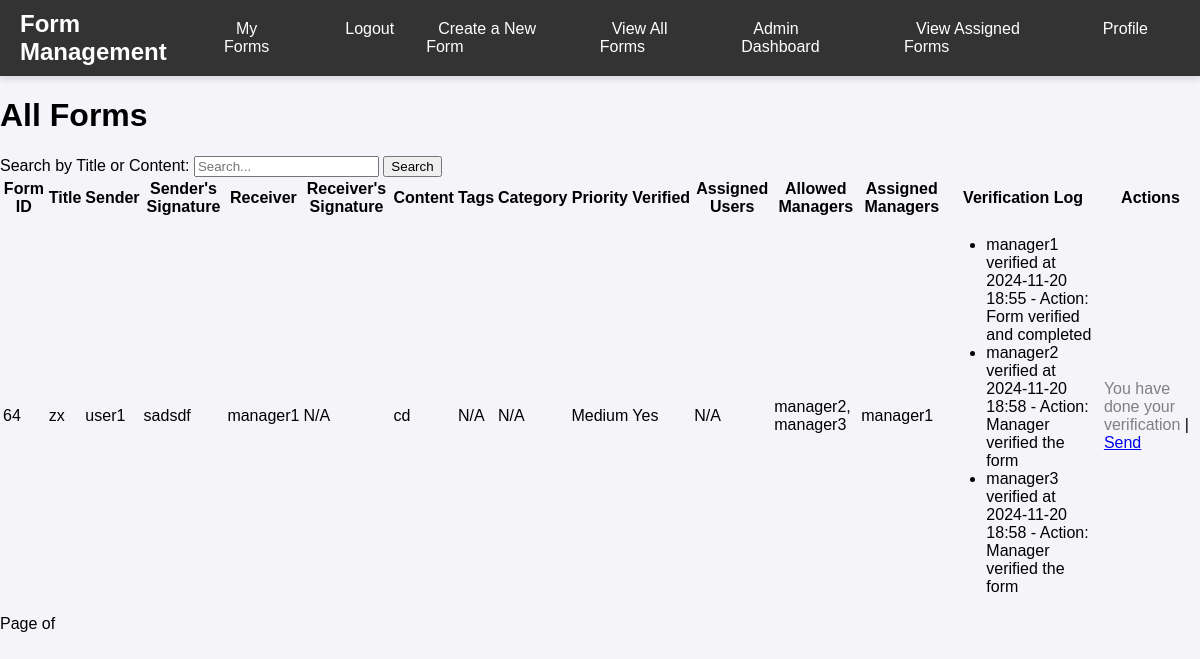
The page /forms/ (signed in) on the database as committed earlier.
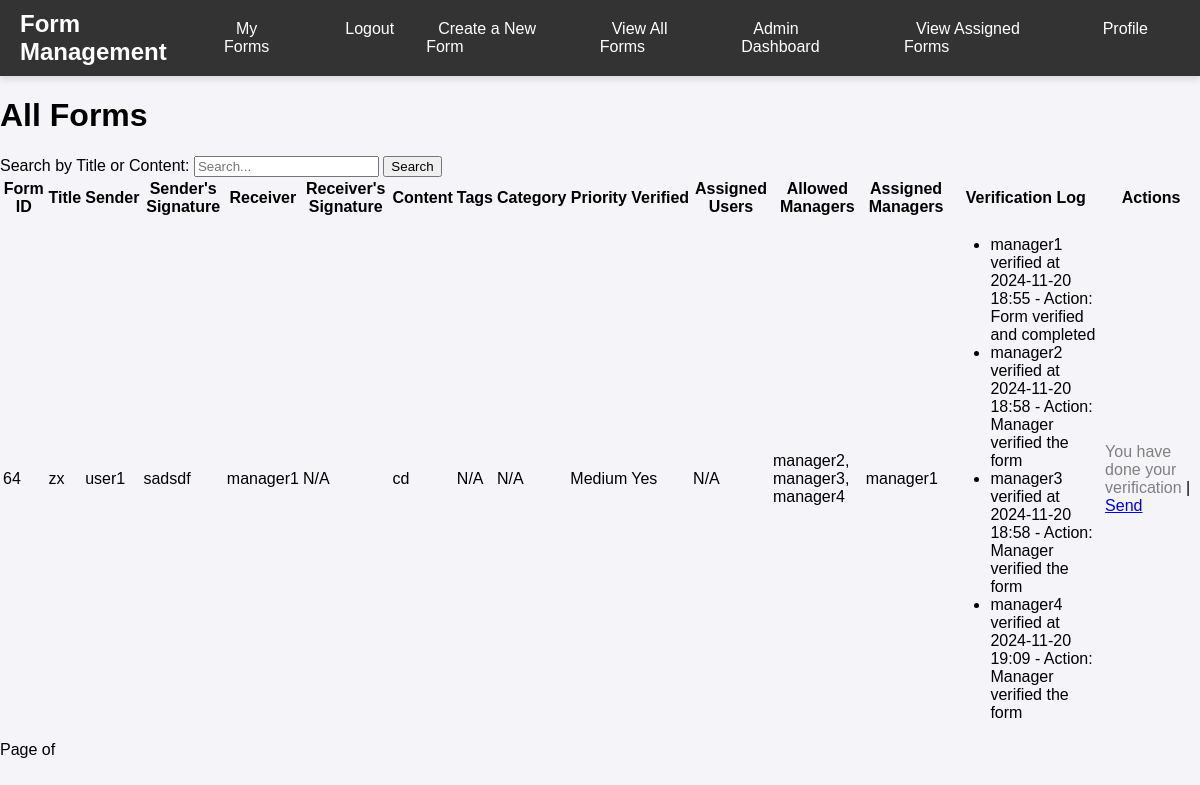
The same page on the database as committed later.
### app/models.py (models this page shows, shortened)
class Form(models.Model):
    title = models.CharField(max_length=255)
    sender_signature = models.CharField(max_length=255)
    receiver = models.CharField(max_length=255)
    receiver_signature = models.CharField(max_length=255, blank=True)
    content = models.TextField()
    tags = models.ManyToManyField(Tag, related_name="forms", blank=True)
    category = models.ForeignKey(Category, on_delete=models.CASCADE, related_name="forms", null=True)
    users = models.ManyToManyField('app.CustomUser', blank=True)  # view-only users section
    sender_name = models.CharField(max_length=255)
    prioritize = models.BooleanField(default=False)
    priority = models.CharField(max_length=100, choices=[('High', 'High'), ('Medium', 'Medium'), ('Low', 'Low')], default='Medium')
    assigned_managers = models.ManyToManyField(CustomUser, related_name="assigned_forms", blank=True, limit_choices_to={'role': 'manager'})
    assigned_users = models.ManyToManyField(
        CustomUser,
        related_name="viewable_forms",
        blank=True,
        limit_choices_to={'role': 'user'}
    )
    allowed_managers = models.ManyToManyField(CustomUser, related_name='allowed_forms', blank=True)  # Add this line
    sender = models.CharField(max_length=100)
    verified = models.BooleanField(default=False)
    verified_by = models.ForeignKey(CustomUser, null=True, on_delete=models.SET_NULL, related_name='verified_forms', blank=True)
    verified_at = models.DateTimeField(null=True, blank=True)
    last_modified = models.DateTimeField(auto_now=True)
    class Meta:
        verbose_name = 'Form'
        verbose_name_plural = 'Forms'

class CustomUser(AbstractBaseUser, PermissionsMixin):
    username = models.CharField(unique=True, max_length=150)
    email = models.EmailField(unique=True)
    first_name = models.CharField(max_length=100)
    last_name = models.CharField(max_length=100)
    is_active = models.BooleanField(default=True)
    is_staff = models.BooleanField(default=False)
    ROLE_CHOICES = [
        ('admin', 'Admin'),
        ('manager', 'Manager'),
        ('user', 'User'),
    ]
    role = models.CharField(max_length=20, choices=ROLE_CHOICES, default='user')
    SUB_ROLE_CHOICES = [
        ('none', 'None'),
        ('user-access-to-all-users-with-role-user', 'User Access to All Users with Role User'),
        ('manager-access-to-all-users-with-role-manager', 'user Access to All Users with Role Manager'),
    ]
    sub_role = models.CharField(max_length=255, choices=SUB_ROLE_CHOICES, default='none')
    objects = CustomUserManager()
    profile_image = models.ImageField(upload_to='profile_images/', blank=True, null=True)
    USERNAME_FIELD = 'username'
    REQUIRED_FIELDS = ['email', 'first_name', 'last_name']
    class Meta:
        verbose_name = 'User'
        verbose_name_plural = 'Users'

class FormVerificationLog(models.Model):
    form = models.ForeignKey('Form', on_delete=models.CASCADE, related_name='verification_logs')
    verified_by = models.ForeignKey(CustomUser, on_delete=models.SET_NULL, null=True, blank=True)  # Use CustomUser instead of User
    verified_at = models.DateTimeField(auto_now_add=True)
    action = models.CharField(max_length=255, blank=True, null=True)  # Optional action (e.g., 'Verified')

### app/views.py (the view)
# urls.py: path('forms/', views.form_list, name='forms'),  # List of forms
@login_required
def form_list(request):
    user = request.user
    if user.role == 'user':
        forms = Form.objects.filter(
            Q(sender=user) |
            Q(assigned_users=user)  # Using assigned_users field
        ).distinct()
    elif user.role == 'manager':
        forms = Form.objects.filter(
            Q(assigned_managers=user) |  # Forms where the user is assigned as a manager
            Q(allowed_managers=user)    # Forms where the user is allowed as a manager
        ).distinct()
    else:
        forms = Form.objects.all()
    forms = forms.prefetch_related('tags', 'category', 'verification_logs')  # Include verification_logs
    for form in forms:
        form.has_verified = form.verification_logs.filter(verified_by=user).exists()
    return render(request, 'form/form_list.html', {'forms': forms})

### app/templates/form/form_list.html (shortened to what the changed rows need)
{% extends 'base.html' %}
{% load static %}
{% block content %}
<div class="container">
    <h1>All Forms</h1>
    <div class="table-responsive">
        <table class="table">
            <thead>
                <tr>
                    <th>Form ID</th>
                    <th>Title</th>
                    <th>Sender</th>
                    <th>Sender's Signature</th>
                    <th>Receiver</th>
                    <th>Receiver's Signature</th>
                    <th>Content</th>
                    <th>Tags</th>
                    <th>Category</th>
                    <th>Priority</th>
                    <th>Verified</th>
                    <th>Assigned Users</th>
                    <th>Allowed Managers</th>
                    <th>Assigned Managers</th>
                    <th>Verification Log</th>
                    <th>Actions</th>
                </tr>
            </thead>
            <tbody>
                {% for form in forms %}
                    <tr>
                        <td>{{ form.id }}</td>
                        <td>{{ form.title|default:"N/A" }}</td>
                        <td>{{ form.sender|default:"N/A" }}</td>
                        <td>{{ form.sender_signature|default:"N/A" }}</td>
                        <td>{{ form.receiver|default:"N/A" }}</td>
                        <td>{{ form.receiver_signature|default:"N/A" }}</td>
                        <td>{{ form.content|default:"N/A" }}</td>
                        <td>
                            {% for tag in form.tags.all %}
                                {{ tag.name }}{% if not forloop.last %}, {% endif %}
                            {% empty %} N/A {% endfor %}
                        </td>
                        <td>{{ form.category.name|default:"N/A" }}</td>
                        <td>{{ form.priority|default:"N/A" }}</td>
                        <td>{{ form.verified|yesno:"Yes,No" }}</td>
                        <td>
                            {% if form.assigned_users.all %}
                                {% for user in form.assigned_users.all %}
                                    {{ user.username }}{% if not forloop.last %}, {% endif %}
                                {% endfor %}
                            {% else %} N/A {% endif %}
                        </td>
                        <td>
                            {% if form.allowed_managers.all %}
                                {% for manager in form.allowed_managers.all %}
                                    {{ manager.username }}{% if not forloop.last %}, {% endif %}
                                {% endfor %}
                            {% else %} N/A {% endif %}
                        </td>
                        <td>
                            {% if form.assigned_managers.all %}
                                {% for manager in form.assigned_managers.all %}
                                    {{ manager.username }}{% if not forloop.last %}, {% endif %}
                                {% endfor %}
                            {% else %} N/A {% endif %}
                        </td>
                        <td>
                            {% if form.verification_logs.all %}
                                <ul>
                                    {% for log in form.verification_logs.all %}
                                        <li>{{ log.verified_by.username }} verified at {{ log.verified_at|date:"Y-m-d H:i" }}{% if log.action %} - Action: {{ log.action }}{% endif %}</li>
                                    {% endfor %}
                                </ul>
                            {% else %}
                                No verification history.
                            {% endif %}
                        </td>
                        <td>
                            {% if request.user in form.assigned_managers.all or request.user in form.allowed_managers.all %}
                                {% if form.has_verified %}
                                    <span class="btn-action" style="color: gray;">You have done your verification</span> |
                                {% else %}
                                    <a href="{% url 'verify_form' form.id %}" class="btn-action">Verify</a> |
                                {% endif %}
                            {% endif %}
                            <a href="{% url 'send_form' form.id %}" class="btn-action">Send</a>
                        </td>
                    </tr>
                {% empty %}
                    <tr>
                        <td colspan="14">No forms found.</td>
                    </tr>
                {% endfor %}
            </tbody>
        </table>
    </div>
</div>
{% endblock %}

Rows that differ between the two databases and show on the page:
changed Form "zx": gains CustomUser (username "manager4")
shown differently, row unchanged: CustomUser "manager3": now shows ","
added FormVerificationLog: verified_by.username "manager4", verified_at "2024-11-20 19:09", action "Manager verified the form"
